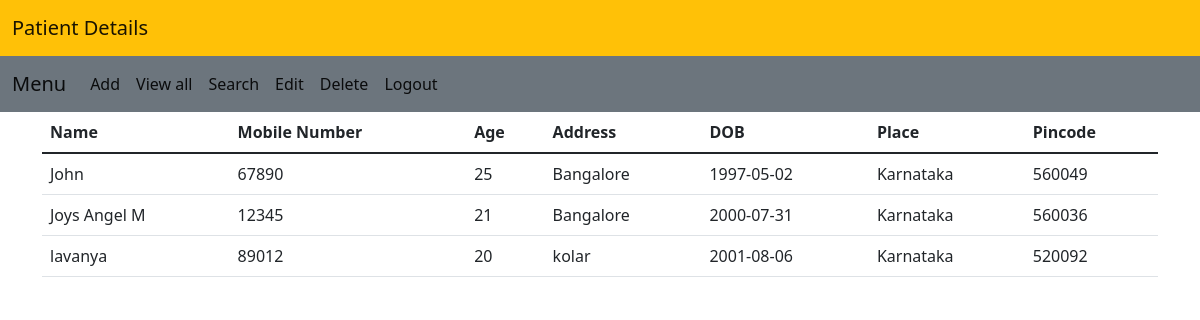
Screenshot of /viewall with the database file from the repository.
### tables this page shows
CREATE TABLE patient(
                                ID integer primary key autoincrement,
                                name text,
                                mobnumber integer,
                                age integer,
                                address text,
                                dob text,
                                place text,
                                pincode integer                                                         
                                );

### patientapp.py (the view)
@hospital.route("/viewall")
def view_patient():
    cursor = connection.cursor()
    cursor.execute("select * from patient")
    result = cursor.fetchall()
    return render_template("viewall.html",patient=result)

### templates/viewall.html
{% extends "base.html" %}
{% block content %}
    <div class="container">
        <div class="row">
            <div class="col col-12 col-sm-12 col-md-12 col-lg-12 col-xl-12 col-xxl-12">
                <table class="table">
                    <thead>
                      <tr>
                        <th scope="col">Name</th>
                        <th scope="col">Mobile Number</th>
                        <th scope="col">Age</th>
                        <th scope="col">Address</th>
                        <th scope="col">DOB</th>
                        <th scope="col">Place</th>
                        <th scope="col">Pincode</th>
                      </tr>
                    </thead>
                    <tbody>
                      {% for i in patient %}
                      <tr>
                        <td>{{i[1]}}</td>
                        <td>{{i[2]}}</td>
                        <td>{{i[3]}}</td>
                        <td>{{i[4]}}</td>
                        <td>{{i[5]}}</td>
                        <td>{{i[6]}}</td>
                        <td>{{i[7]}}</td>
                      </tr>
                      {% endfor %}
                    </tbody>
                  </table>
            </div>
        </div>
    </div>
    {% endblock %}

### templates/base.html (shortened to what this page needs)
<!DOCTYPE html>
<html lang="en">
<head>
    <link href="https://cdn.jsdelivr.net/npm/bootstrap@5.1.3/dist/css/bootstrap.min.css" rel="stylesheet">
</head>
<body>
    <nav class="navbar navbar-expand-lg navbar-light bg-warning">
        <div class="container-fluid">
          <a class="navbar-brand" href="#">Patient Details</a>
        </div>
      </nav>
      <nav class="navbar navbar-expand-lg navbar-light bg-secondary">
        <div class="container-fluid">
          <a class="navbar-brand" href="#">Menu</a>
          <div class="collapse navbar-collapse" id="navbarNav">
            <ul class="navbar-nav">
              <li class="nav-item">
                <a class="nav-link active" aria-current="page" href="/dashboard">Add</a>
              </li>
              <li class="nav-item">
                <a class="nav-link active" aria-current="page" href="/viewall">View all</a>
              </li>
              <li class="nav-item">
                <a class="nav-link active" aria-current="page" href="/search">Search</a>
              </li>
              <li class="nav-item">
                <a class="nav-link active" aria-current="page" href="/up">Edit</a>
              </li>
              <li class="nav-item">
                <a class="nav-link active" aria-current="page" href="/delete">Delete</a>
              </li>
              <li class="nav-item">
                <a class="nav-link active" aria-current="page" href="/logout">Logout</a>
              </li>
            </ul>
          </div>
        </div>
      </nav>
      {% block content %}
      {% endblock %}
</body>
</html>

### rows the page displays
patient: name "John", mobnumber "67890", age "25", address "Bangalore", dob "1997-05-02", place "Karnataka", pincode "560049"
patient: name "Joys Angel M", mobnumber "12345", age "21", address "Bangalore", dob "2000-07-31", place "Karnataka", pincode "560036"
patient: name "lavanya", mobnumber "89012", age "20", address "kolar", dob "2001-08-06", place "Karnataka", pincode "520092"
